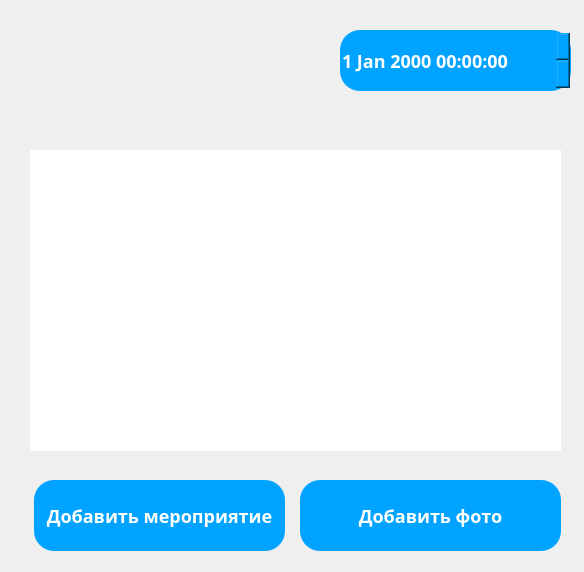
<?xml version="1.0" encoding="UTF-8"?>
<ui version="4.0">
 <class>Form</class>
 <widget class="QWidget" name="Form">
  <property name="geometry">
   <rect>
    <x>0</x>
    <y>0</y>
    <width>584</width>
    <height>572</height>
   </rect>
  </property>
  <property name="windowTitle">
   <string>Form</string>
  </property>
  <widget class="QDateTimeEdit" name="dateTimeEdit">
   <property name="geometry">
    <rect>
     <x>340</x>
     <y>30</y>
     <width>231</width>
     <height>61</height>
    </rect>
   </property>
   <property name="styleSheet">
    <string notr="true">position: absolute;
width: 150px;
height: 52px;
left: 28px;
top: 307px;

background: #00A3FF;
box-shadow: 0px 4px 4px rgba(0, 0, 0, 0.25);
border-radius: 20px;
position: absolute;
width: 94px;
height: 28px;
left: 56px;
top: 319px;

font-family: Montserrat;
font-style: normal;
font-weight: bold;
font-size: 18px;
line-height: 22px;
display: flex;
align-items: center;
text-align: center;

color: #FFFFFF;
</string>
   </property>
  </widget>
  <widget class="QTextEdit" name="textEdit">
   <property name="geometry">
    <rect>
     <x>30</x>
     <y>150</y>
     <width>531</width>
     <height>301</height>
    </rect>
   </property>
   <property name="styleSheet">
    <string notr="true">position: absolute;
width: 150px;
height: 52px;
left: 28px;
top: 307px;


box-shadow: 0px 4px 4px rgba(0, 0, 0, 0.25);
border-radius: 20px;
position: absolute;
width: 94px;
height: 28px;
left: 56px;
top: 319px;

font-family: Montserrat;
font-style: normal;
font-weight: bold;
font-size: 18px;
line-height: 22px;
display: flex;
align-items: center;
text-align: center;

color: (0, 0, 0);
</string>
   </property>
  </widget>
  <widget class="QPushButton" name="pushButton">
   <property name="geometry">
    <rect>
     <x>34</x>
     <y>480</y>
     <width>251</width>
     <height>71</height>
    </rect>
   </property>
   <property name="styleSheet">
    <string notr="true">position: absolute;
width: 150px;
height: 52px;
left: 28px;
top: 307px;

background: #00A3FF;
box-shadow: 0px 4px 4px rgba(0, 0, 0, 0.25);
border-radius: 20px;
position: absolute;
width: 94px;
height: 28px;
left: 56px;
top: 319px;

font-family: Montserrat;
font-style: normal;
font-weight: bold;
font-size: 18px;
line-height: 22px;
display: flex;
align-items: center;
text-align: center;

color: #FFFFFF;
</string>
   </property>
   <property name="text">
    <string>Добавить мероприятие</string>
   </property>
  </widget>
  <widget class="QLabel" name="label">
   <property name="geometry">
    <rect>
     <x>-16</x>
     <y>8</y>
     <width>211</width>
     <height>71</height>
    </rect>
   </property>
   <property name="styleSheet">
    <string notr="true">font-size: 15px;
</string>
   </property>
   <property name="text">
    <string/>
   </property>
  </widget>
  <widget class="QLabel" name="label_2">
   <property name="geometry">
    <rect>
     <x>20</x>
     <y>10</y>
     <width>291</width>
     <height>111</height>
    </rect>
   </property>
   <property name="text">
    <string/>
   </property>
  </widget>
  <widget class="QPushButton" name="pushButton_2">
   <property name="geometry">
    <rect>
     <x>300</x>
     <y>480</y>
     <width>261</width>
     <height>71</height>
    </rect>
   </property>
   <property name="styleSheet">
    <string notr="true">position: absolute;
width: 150px;
height: 52px;
left: 28px;
top: 307px;

background: #00A3FF;
box-shadow: 0px 4px 4px rgba(0, 0, 0, 0.25);
border-radius: 20px;
position: absolute;
width: 94px;
height: 28px;
left: 56px;
top: 319px;

font-family: Montserrat;
font-style: normal;
font-weight: bold;
font-size: 18px;
line-height: 22px;
display: flex;
align-items: center;
text-align: center;

color: #FFFFFF;
</string>
   </property>
   <property name="text">
    <string>Добавить фото</string>
   </property>
  </widget>
 </widget>
 <resources/>
 <connections/>
</ui>
